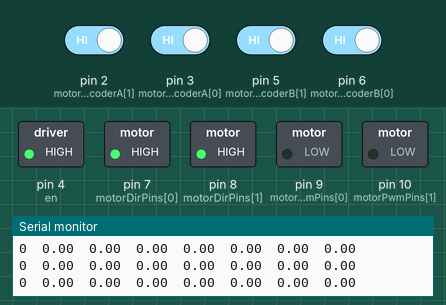
Simulated run of this sketch. Board: Arduino Uno, built with avr-gcc and run on an emulated ATmega328P. On the bench: switched loads named in the sketch (green lamp = pin HIGH), the last lines printed to the serial monitor. The inputs (shaded band) are chosen by the test bench; at power-on: pin 2 (motorEncoderA[1]), pin 3 (motorEncoderA[0]), pin 5 (motorEncoderB[1]), pin 6 (motorEncoderB[0]) HIGH.

Above: at 1.2 s.
1.3 s: pin 2 (motorEncoderA[1]) driven LOW
At 1.6 s:
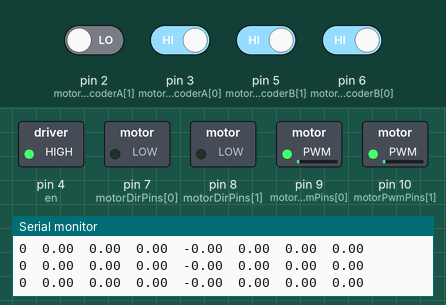
2.8 s: pin 3 (motorEncoderA[0]) driven LOW
At 3.8 s:
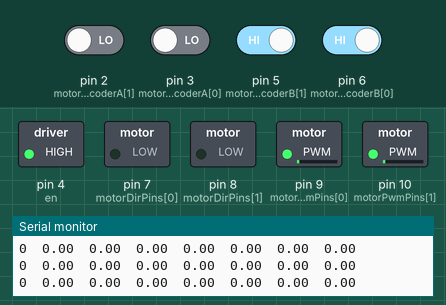
4.3 s: pin 2 (motorEncoderA[1]) driven HIGH and pin 5 (motorEncoderB[1]) driven LOW
At 4.8 s:
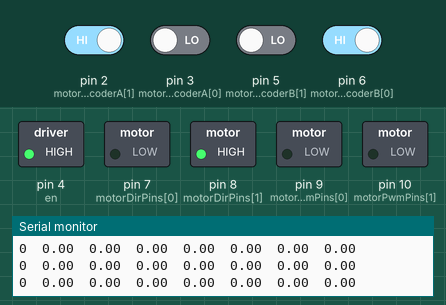
5.8 s: pin 3 (motorEncoderA[0]) driven HIGH
At 6.2 s:
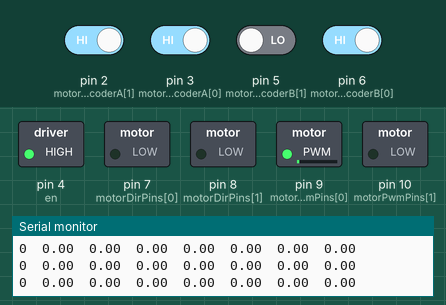
7.3 s: pin 3 (motorEncoderA[0]) driven LOW
At 8.3 s:
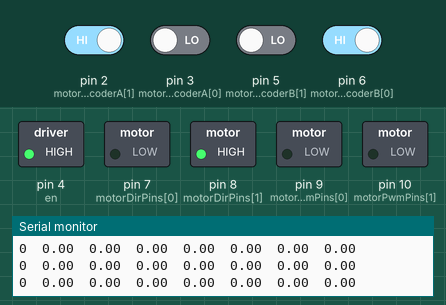
Timing chart, 0 to 9.8 s (numbered marks = the images above; inputs shaded):
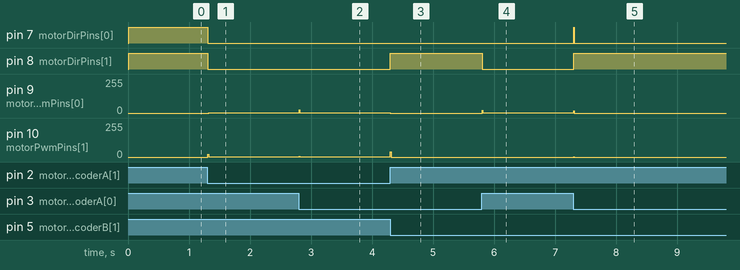

The sketch:

SEED_demo_2.ino
```cpp
#include <Wire.h>

#define pi 3.14159265358979323846264338327950288
#define MOTOR_COUNT 2
#define I2C_ADDRESS 8
#define MAX_BYTES 32   // Maximum bytes per I2C transaction

uint8_t receivedData[MAX_BYTES]; // Store as unsigned bytes
int receivedCount = 0;


// RIGHT IS 0
// LEFT IS 1

// Motor pin configuration
const int motorDirPins[MOTOR_COUNT] = {7, 8};
const int motorPwmPins[MOTOR_COUNT] = {9, 10};
const int motorEncoderA[MOTOR_COUNT] = {3, 2};
const int motorEncoderB[MOTOR_COUNT] = {6, 5};
// enables motor driver
int en = 4;

// individual motor parameters
float motorVoltage[MOTOR_COUNT] = {0.0, 0.0};
unsigned int motorPWM[MOTOR_COUNT] = {0, 0};
volatile float motorRad[MOTOR_COUNT] = {0.0, 0.0};
float motorVelocity[MOTOR_COUNT] = {0.0, 0.0};
float motorPriorPos[MOTOR_COUNT] = {0.0, 0.0};

// velocity control variables
float desiredVelocity = 0.0;
float tempDesiredVelocity = 0.0;
float totalVelocity = 0.0;
float velocityError = 0.0;
float totalMotorVoltage = 0.0;
float batteryVoltage = 7.0;
float kpVelocity = 75;

// position control variables
float maxVelocity = .3;  // Example: 1 m/s
float maxAccel = 0.0000005;  // Max acceleration in m/s²
float posError = 0.0;
float prevPosError = 0.0;
float desiredPos = 0.0;
float totalPos = 0.0;
float posIntegralError = 0.0;
float tempPosIntegralError = 0.0;
float kpPos = 18;
float kiPos = 4.5;

// anglular velocity control variables
float desiredAngularVelocity = 0.0;
float tempDesiredAngularVelocity = 0.0;
float totalAngularVelocity = 0.0;
float angularVelocityError = 0.0;
float deltaTotalMotorVoltage = 0.0;
float kpAngularVelocity = 13;

// angle control variables
float maxAngularVelocity = .6;  // Example: rad/s²
float maxAngularAccel = 0.005;  // Max acceleration in rad/s²
float angleError = 0.0;
float prevAngleError = 0.0;
float desiredAngle = 0.0;
float totalAngle = 0.0;
float angleIntegralError = 0.0;
float tempAngleIntegralError = 0.0;
// float kpAngularPos = 23;
// float kiAngularPos = 7.15;
float kpAngularPos = 5;
float kiAngularPos = 0;

// Time variables
long lastTimeMs;
long startTimeMs;
long desiredTsMs = 10;
float vDelta = 0;


// Vechile dynamics variables
float sumVoltage = 0;
float difVoltage = 0;

// input from pi
volatile float detected = 0.0;
volatile float angle = 0.0;
volatile float distance = 0.0;

enum {search, move, moveToSearch};
unsigned char state = search;  // What the door is doing at any given moment.


void setup() {
  // Initialize pins and interrupts
  for (int i = 0; i < MOTOR_COUNT; i++) {
    pinMode(motorDirPins[i], OUTPUT);
    pinMode(motorPwmPins[i], OUTPUT);
    pinMode(motorEncoderA[i], INPUT_PULLUP);
    pinMode(motorEncoderB[i], INPUT_PULLUP);
  }

  // enables motor driver
  pinMode(en, OUTPUT);
  digitalWrite(en, HIGH);

  // interupts for encoders
  attachInterrupt(digitalPinToInterrupt(motorEncoderA[0]), []() { readEncoder(0); }, CHANGE);
  attachInterrupt(digitalPinToInterrupt(motorEncoderA[1]), []() { readEncoder(1); }, CHANGE);

  // initalizes serial and time
  Serial.begin(115200);
  startTimeMs = millis();
  lastTimeMs = startTimeMs;
  Serial.println("Ready!");
  Wire.begin(I2C_ADDRESS);            // Initialize as I2C slave
  Wire.onReceive(receiveEvent);       // Register receive event


}

void loop() {
  if (receivedCount > 1) { // Ensure there's more than just the offset byte
    bool once;
    switch (state) {
      case search:
        if (detected != 0) {
          state = move;
        }
        desiredAngle = totalAngle + 10000000;
        break;

      case move:
        desiredAngle = totalAngle + (angle * (3.14159/180)); // desired angle in degrees
        desiredPos = totalPos + (distance *.3048); // replace 1 with desired pos in ft
        if (detected == 0) {
          once = 1;
          state = moveToSearch;
        }
        break;

      case moveToSearch:
        if (once == 1) {
          desiredAngle = totalAngle + (angle * (3.14159/180));
          once = 0;
        }
        if (angle == 0) {
          state = search;
        }
        break;
    }
    receivedCount = 0; // Reset for the next transaction
  }
  // decides time between loops
  while (millis() < lastTimeMs + desiredTsMs) {
    // Wait until the desired time passes
  }
  lastTimeMs = millis();


  printData();
  calcVals();
  positionControl();
  processData();

}
void processData() {
  if (receivedCount > 1) { // Ensure there's more than just the offset byte

    // Process the received data, ignoring the first byte (offset)
    for (int i = 1; i < receivedCount; i += 4) {
      if (i + 3 >= receivedCount) break;  // Avoid reading incomplete floats

      if (i < 5) memcpy(&detected, &receivedData[i], sizeof(float));
      if (i < 9) memcpy(&angle, &receivedData[i], sizeof(float));
      if (i < 13) memcpy(&distance, &receivedData[i], sizeof(float));
    }
    // receivedCount = 0; // Reset for the next transaction (done in main loop)


  }
}

// this takes in what will be from the pi.
void receiveEvent(int numBytes) {
  receivedCount = min(numBytes, MAX_BYTES); // Prevent overflow

  for (int i = 0; i < receivedCount; i++) {
    receivedData[i] = (uint8_t) Wire.read(); // Read as unsigned bytes
  }
}


void printData() {
  Serial.print(state);  // Print current time in seconds
  Serial.print("\t");
  Serial.print(detected);  // total velocity
  Serial.print("\t");
  Serial.print(angle);  // sum of voltage
  Serial.print("\t");
  Serial.print(desiredAngle);  // sum of voltage
  Serial.print("\t");
  Serial.print(totalAngle);  // sum of voltage
  Serial.print("\t");
  Serial.print(distance);  // total velocity
  Serial.print("\t");
  Serial.print(desiredPos);  // total velocity
  Serial.print("\t");
  Serial.print(totalPos);  // total velocity
  Serial.println();
}


// controls the position of the motors,
// calculates errors, desired speed, then calls velocity control to set that speed
void positionControl() {
  posError = desiredPos - totalPos;
  angleError = desiredAngle - totalAngle;


  // Compute integral terms
  tempPosIntegralError = posIntegralError + posError * ((float)desiredTsMs / 1000);
  tempAngleIntegralError = angleIntegralError + angleError * ((float)desiredTsMs / 1000);

  // Compute desired velocities (before limiting acceleration)
  tempDesiredVelocity = (kpPos * posError + kiPos * tempPosIntegralError);
  tempDesiredAngularVelocity = (kpAngularPos * angleError + kiAngularPos * tempAngleIntegralError);

  // Clamp max velocity
  tempDesiredVelocity = constrain(tempDesiredVelocity, -maxVelocity, maxVelocity);
  tempDesiredAngularVelocity = constrain(tempDesiredAngularVelocity, -maxAngularVelocity, maxAngularVelocity);

  // Apply rate limiting to avoid sudden acceleration
  float deltaT = millis() - lastTimeMs / 1000;  // Convert ms to seconds
  float maxVelocityChange = maxAccel * deltaT;
  float maxAngularVelocityChange = maxAngularAccel * deltaT;


  // Smooth velocity transition
  if (tempDesiredVelocity > desiredVelocity + maxVelocityChange) {
    desiredVelocity += maxVelocityChange;
  }
  else if (tempDesiredVelocity < desiredVelocity - maxVelocityChange) {
    desiredVelocity -= maxVelocityChange;
  }
  else {
    desiredVelocity = tempDesiredVelocity;
  }

  // Smooth angular velocity transition
  if (tempDesiredAngularVelocity > desiredAngularVelocity + maxAngularVelocityChange) {
    desiredAngularVelocity += maxAngularVelocityChange;
  }
  else if (tempDesiredAngularVelocity < desiredAngularVelocity - maxAngularVelocityChange) {
    desiredAngularVelocity -= maxAngularVelocityChange;
  }
  else {
    desiredAngularVelocity = tempDesiredAngularVelocity;
  }

  // Reset integral when error changes sign (prevents overshooting)**
  if ((posError > 0 && prevPosError < 0) || (posError < 0 && prevPosError > 0)) {
    posIntegralError = 0;
  }
  if ((angleError > 0 && prevAngleError < 0) || (angleError < 0 && prevAngleError > 0)) {
    angleIntegralError = 0;
  }

  prevPosError = posError;
  prevAngleError = angleError;


  velocityControl();
}

// calculates velocity errors and uses them to set the motor pwm
// calls setMotor to set the actual pwm of the motor
void velocityControl() {
  velocityError = desiredVelocity - totalVelocity;
  angularVelocityError = desiredAngularVelocity - totalAngularVelocity;
  totalMotorVoltage = kpVelocity * velocityError;
  deltaTotalMotorVoltage = kpAngularVelocity * angularVelocityError;
  motorVoltage[0] = (totalMotorVoltage + deltaTotalMotorVoltage)/2;
  motorVoltage[1] = (totalMotorVoltage - deltaTotalMotorVoltage)/2;
  for (int i = 0; i < MOTOR_COUNT; i++) {
    motorPWM[i] = 255 * abs(motorVoltage[i]) / batteryVoltage;
  }
  setMotor();
}

// sets the motors accorditing to the desired motorVoltageS_
void setMotor() {
  for (int i = 0; i < MOTOR_COUNT; i++) {
    digitalWrite(motorDirPins[i], motorVoltage[i] < 0 ? LOW : HIGH);
    analogWrite(motorPwmPins[i], min(motorPWM[i], 255));
  }
}

void calcVals() {
  // Calculate motor velocities
  for (int i = 0; i < MOTOR_COUNT; i++) {
    motorVelocity[i] = (motorRad[i] - motorPriorPos[i]) / ((millis() - vDelta) / 1000.0);
    motorPriorPos[i] = motorRad[i];
  }
  vDelta = millis();

  // calculates the total velocity for the velocity proportional controller
  totalVelocity = (.075 / 2) * (motorVelocity[1] + motorVelocity[0]);
  totalAngularVelocity = (.075/.362) * (motorVelocity[0] - motorVelocity[1]);

  totalPos = (.07524 / 2) * (motorRad[1] + motorRad[0]);
  totalAngle = (.07524/.362) * (motorRad[0] - motorRad[1]);

  // calculate voltage dif and sum
  sumVoltage = motorVoltage[0] + motorVoltage[1];
  difVoltage = motorVoltage[0] - motorVoltage[1];

}

void readEncoder(int motorIndex) {
  // Read current encoder states
  int thisA = digitalRead(motorEncoderA[motorIndex]);
  int thisB = digitalRead(motorEncoderB[motorIndex]);

  // Ensure this and last states are tracked per motor
  static int lastA[MOTOR_COUNT] = {0};
  static int lastB[MOTOR_COUNT] = {0};
  static long long count[MOTOR_COUNT] = {0};


  // Check for any change in encoder state
  if (thisA != lastA[motorIndex] || thisB != lastB[motorIndex]) {
    int lastState = (lastA[motorIndex] << 1) | lastB[motorIndex];
    int currentState = (thisA << 1) | thisB;

    // Positive transitions (clockwise direction)
    if ((lastState == 0 && currentState == 1) || (lastState == 1 && currentState == 3) ||
        (lastState == 2 && currentState == 0) || (lastState == 3 && currentState == 2)) {
      count[motorIndex]++;
    }
    // Double positive steps (if there's noise or fast transitions)
    else if ((lastState == 0 && currentState == 3) || (lastState == 3 && currentState == 0)) {
      count[motorIndex] += 2;
    }
    else if ((lastState == 2 && currentState == 1) || (lastState == 1 && currentState == 2)) {
      count[motorIndex] -= 2;
    }
    // Negative transitions (counterclockwise direction)
    else {
      count[motorIndex]--;
    }

    // Save current states for the next comparison
    lastA[motorIndex] = thisA;
    lastB[motorIndex] = thisB;

    // Update the motor's angular position in radians
    motorRad[motorIndex] = 2 * pi * (float)count[motorIndex] / 3200;
  }
}
```

Measured:
- after the input at 1.3 s, pin 7 (motorDirPins[0]), pin 8 (motorDirPins[1]): HIGH → LOW at once; pin 9 (motorPwmPins[0]): 0/255 → 1/255 at once; pin 10 (motorPwmPins[1]): 0/255 → 2/255 at once
- after the input at 2.8 s, pin 9 (motorPwmPins[0]): 1/255 → 3/255 at once; pin 10 (motorPwmPins[1]): 2/255 → 3/255 at once
- after the input at 4.3 s, pin 8 (motorDirPins[1]): LOW → HIGH at once; pin 9 (motorPwmPins[0]), pin 10 (motorPwmPins[1]): 3/255 → 0/255 at once
- after the input at 5.8 s, pin 8 (motorDirPins[1]): HIGH → LOW at once; pin 9 (motorPwmPins[0]): 0/255 → 3/255 at once
- after the input at 7.3 s, pin 7 (motorDirPins[0]): LOW → HIGH at once, → LOW 0.01 s later; pin 8 (motorDirPins[1]): LOW → HIGH at once; pin 9 (motorPwmPins[0]): 3/255 → 0/255 at once; pin 10 (motorPwmPins[1]): 0/255 → 1/255 at once, → 0/255 0.01 s later
